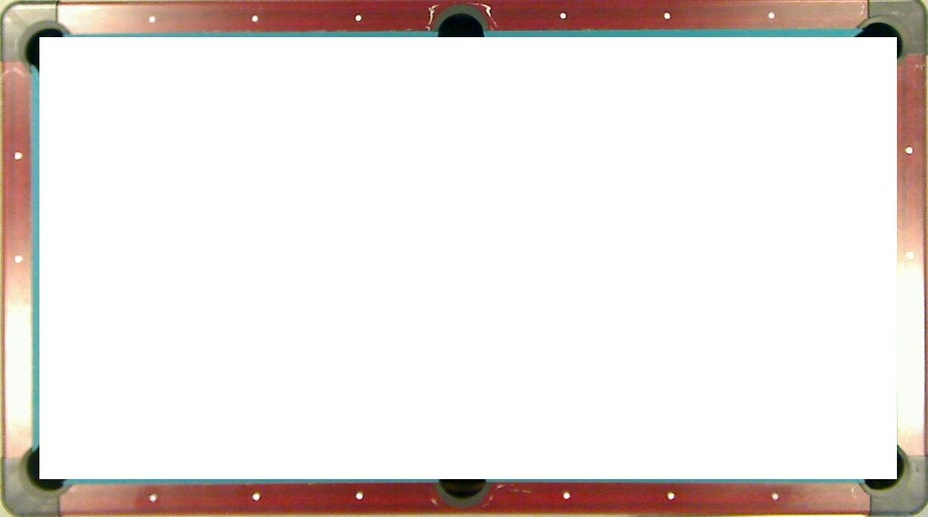
//> input picture pool/new/Picture 1-new.jpg, 928 x 517 px, shrunk from 1224 x 682 before the run, given in place of 0.jpg, which was not available
$ ./main   (built with g++ and OpenCV 4)
//> lines starting //> are read from the running program, lines starting //| are printed output that depends on the picture; after the words box and inside, x2 and y2 are one past the last pixel; in counts of white or black regions, pixels touching at a corner belong together; pictures that were not available may be replaced by others from this repository, and a replacement may not be noted
#include <cv.h>
#include <cxcore.h>
#include <highgui.h>
#include <stdio.h>
#include <stdlib.h>

#define NUM_BALLS 16
#define patchx 35
#define patchy 35

using namespace std;

string intToStr(int someint)
{
	std::stringstream strm;
	std::string num;
	strm << someint;
	strm >> num;

	return num;
}

void help(){
	printf("\nCall is:\n"
		   "  ch7_ex7_5_HistBackProj modelImage testImage patch_type\n"
		   "     patch_type takes on the following methods of matching:\n"
		   "        0 Correlation, 1 ChiSqr, 2 Intersect, 3 Bhattacharyya\n"
		   "     Projection is done using cvCalcBackProject()\n\n");
}

//Learns histogram from derived from the first image, and backprojects it onto the second
//  If patch_type is present, it does cvCalcBackProjectPatch()
//     patch_type takes on the following methods of matching:
//     0 Correlation, 1 ChiSqr, 2 Intersect, 3 Bhattacharyya
//  it does cvCalcBackProject().
// Call is:
//    ch7BackProj modelImage testImage patch_type
//
CvPoint matchHist(IplImage* patchImage, IplImage* image, IplImage* resultImage, CvMat *matchMask) {

    IplImage* src[2],*dst=0,*ftmp=0; //dst is what to display on
	int i = 0;
	int type = 3;

	//Load 2 images, first on is to build histogram of, 2nd is to run on
	src[0] = patchImage; src[1] = image;

	// Compute the HSV image, and decompose it into separate planes.
	//
	IplImage *hsv[2], *h_plane[2],*s_plane[2],*v_plane[2],*planes[2][2];
	IplImage* hist_img[2];
	CvHistogram* hist[2];
	// int h_bins = 30, s_bins = 32;
	int h_bins = 16, s_bins = 16;
	int    hist_size[] = { h_bins, s_bins };
	float  h_ranges[]  = { 0, 180 };          // hue is [0,180]
	float  s_ranges[]  = { 0, 255 };
	float* ranges[]    = { h_ranges, s_ranges };
	int scale = 10;
#define patchx 35
#define patchy 35

		int iwidth = src[1]->width - patchx + 1;
		int iheight = src[1]->height - patchy + 1;
		ftmp = cvCreateImage( cvSize(iwidth,iheight),32,1);
		cvZero(ftmp);

	dst = cvCreateImage( cvGetSize(src[1]),8,1);

	cvZero(dst);
	for(i = 0; i<2; ++i){
		hsv[i] = cvCreateImage( cvGetSize(src[i]), 8, 3 );
		cvCvtColor( src[i], hsv[i], CV_BGR2HSV );

		h_plane[i]  = cvCreateImage( cvGetSize(src[i]), 8, 1 );
		s_plane[i]  = cvCreateImage( cvGetSize(src[i]), 8, 1 );
		v_plane[i]  = cvCreateImage( cvGetSize(src[i]), 8, 1 );
		planes[i][0] = h_plane[i];
		planes[i][1] = s_plane[i];
		cvCvtPixToPlane( hsv[i], h_plane[i], s_plane[i], v_plane[i], 0 );
		// Build the histogram and compute its contents.
		//
		hist[i] = cvCreateHist(
							   2,
							   hist_size,
							   CV_HIST_ARRAY,
							   ranges,
							   1
							   );
		cvCalcHist( planes[i], hist[i], 0, 0 );

		cvNormalizeHist( hist[i], 1.0 ); //Don't normalize for cvCalcBackProject(),

		// Create an image to use to visualize our histogram.
		//
		hist_img[i] = cvCreateImage(
									cvSize( h_bins * scale, s_bins * scale ),
									8,
									3
									);
		cvZero( hist_img[i] );

		// populate our visualization with little gray squares.
		//
		float max_value = 0;
		float *fp,fval;
		cvGetMinMaxHistValue( hist[i], 0, &max_value, 0, 0 );

		for( int h = 0; h < h_bins; h++ ) {
			for( int s = 0; s < s_bins; s++ ) {
				float bin_val = cvQueryHistValue_2D( hist[i], h, s );
				int intensity = cvRound( bin_val * 255 / max_value );
				cvRectangle(
							hist_img[i],
							cvPoint( h*scale, s*scale ),
							cvPoint( (h+1)*scale - 1, (s+1)*scale - 1),
							CV_RGB(intensity,intensity,intensity),
							CV_FILLED
							);
			}
		}
	}//For the 2 images

	//DO THE BACK PROJECTION

	printf("Doing cvCalcBackProjectPatch() with type =%d\n",type);
	cvCalcBackProjectPatch(planes[1],ftmp,cvSize(35,35),hist[0],type,1.0);
	printf("ftmp count = %d\n",cvCountNonZero(ftmp));


	double min, max;
	CvPoint minl, maxl;

	cvMinMaxLoc(ftmp, &min, &max, &minl, &maxl, matchMask);

	cvNamedWindow( "Back Projection",0);
	cvShowImage(   "Back Projection", ftmp );
	return minl;
}

int main()
{
	IplImage* ball, *table, *resultImage;
	CvMat *matchMask;
	CvFont font;
	CvPoint ballLocation;

	cvInitFont(&font, CV_FONT_HERSHEY_PLAIN, 1.0f, 1.0f, 1.0f, 1.5f);

	cvNamedWindow( "Table", 0);
	cvNamedWindow( "Back Projection",0);
	cvNamedWindow( "Ball", 0);
	cvNamedWindow("Matching mask", 0);


	cvWaitKey(0);

	//const int matchSeq[16] = {8, 16, 1, 2, 3, 4, 5, 6, 7, 9, 10, 11, 12, 13, 14, 15}
	string path;
	for (int tableNum=0; tableNum<2; tableNum++) {
		path = "tables/" + intToStr(tableNum) + ".jpg";
		table = cvLoadImage(path.c_str(),1);
//> table is the input picture: 517 rows x 928 cols, CV_8UC3; mean B, G, R 223.8, 226.8, 234.2
		//Initialize matchin mask which excludes already matched ballareas from matching
		matchMask = cvCreateMat(table->height - patchx + 1, table->width - patchy + 1, CV_8UC1);
		cvSet(matchMask, cvScalar(1));

		for (int ballNum=0; ballNum<NUM_BALLS; ballNum++) {
			path = "balls/" + intToStr(ballNum) + ".jpg";
			ball = cvLoadImage(path.c_str(),1);
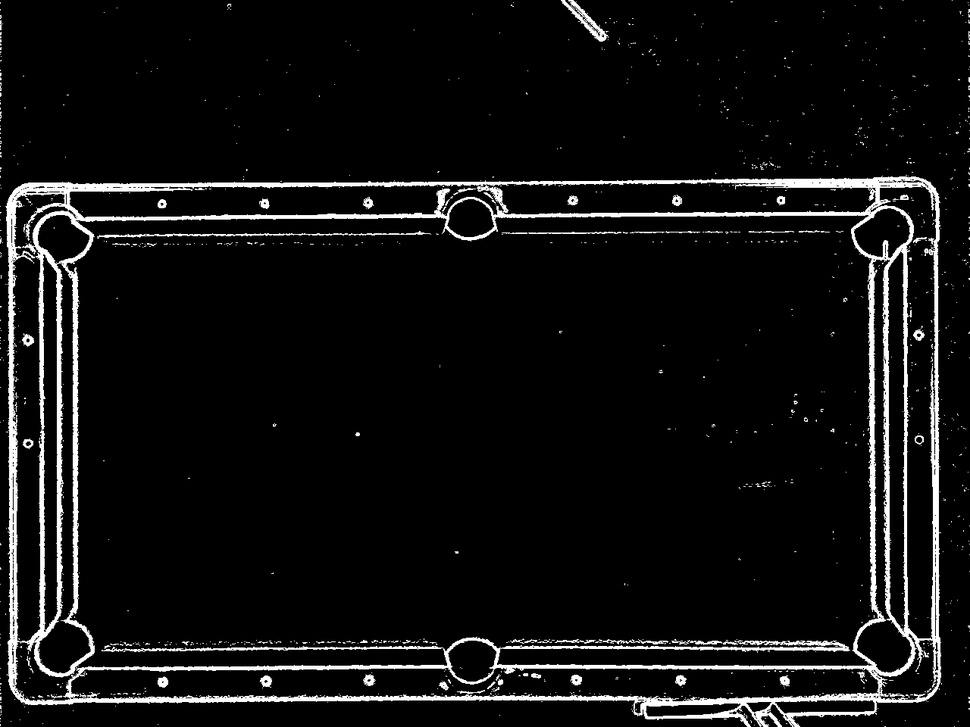
//> input picture pool/new/Picture 1-sob.jpg, 970 x 727 px, shrunk from 1280 x 960 before the run, given in place of 0.jpg, which was not available
//> ball is the input picture: 727 rows x 970 cols, CV_8UC3; min 0, max 255, mean 16.8

			ballLocation = matchHist(ball, table, resultImage, matchMask);
//> in matchHist, `src[0]= patchImage`: src = 2 items
//> in matchHist, `int iwidth = src[1]->width - patchx + 1;`: iwidth = 894
//> in matchHist, `int iheight = src[1]->height - patchy + 1;`: iheight = 483
//> in matchHist, `ftmp = cvCreateImage( cvSize(iwidth,iheight),32,1);`: ftmp: 483 rows x 894 cols, CV_32FC1; every value is 0
//> in matchHist, `dst = cvCreateImage( cvGetSize(src[1]),8,1);`: dst: 517 rows x 928 cols, CV_8UC1; every value is 0
//> in matchHist, `cvCalcBackProjectPatch(planes[1],ftmp,cvSize(35,35),hist[0],type,1.0);`:
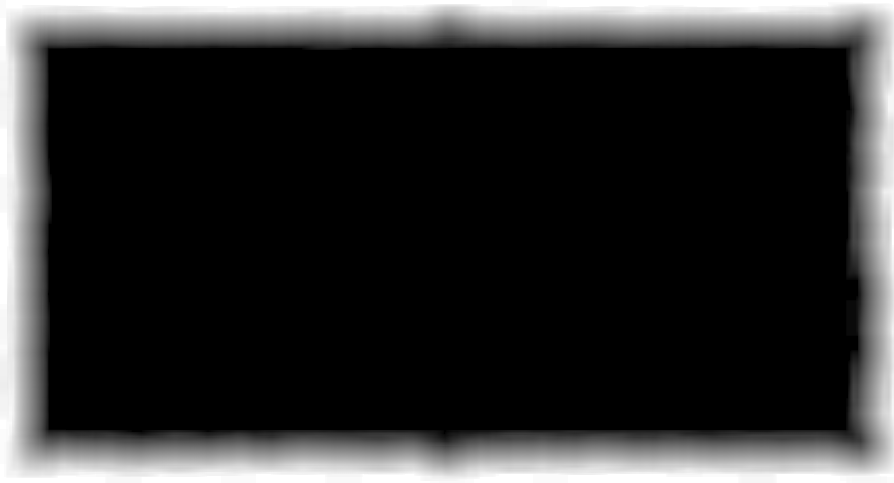
//> ftmp: 483 rows x 894 cols, CV_32FC1; min 0, max 1, mean 0.181
//| ftmp count = 127250
//> in matchHist, `cvMinMaxLoc(ftmp, &min, &max, &minl, &maxl, matchMask);`: min = 0; max = 1; minl = Point(88, 48); maxl = Point(6, 0)
//> ballLocation = Point(88, 48)
			//Update matching mask
			cvCircle(matchMask, ballLocation, 14, cvScalar(0), -1);
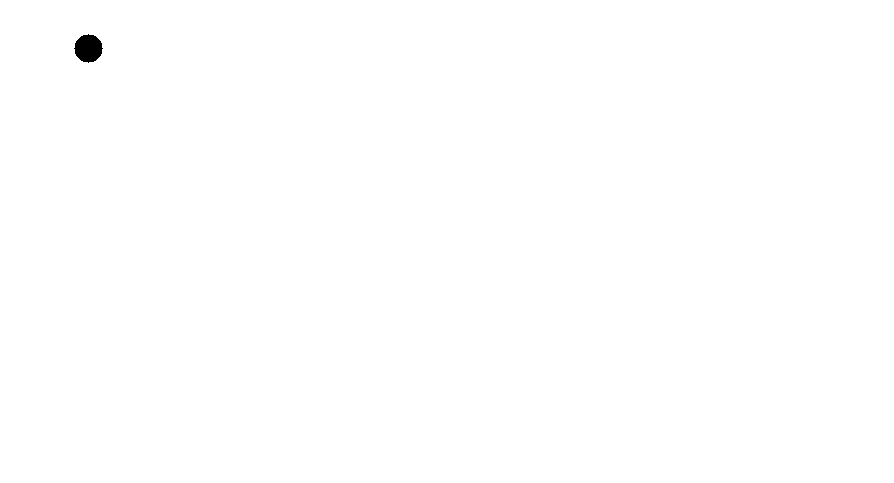
//> matchMask: 483 rows x 894 cols, CV_8UC1; values 0 (black) and 1 (white), 99.9% white; 1 black region, box (x1, y1, x2, y2) and area: (74, 34, 103, 63) 613
			cvShowImage("Matching mask", matchMask);

			//Display the matched balls on original image
			ballLocation.x += (patchx/2)+1;
//> ballLocation = Point(106, 48)
			ballLocation.y += patchy/2+1;
//> ballLocation = Point(106, 66)
			cvCircle(table, ballLocation, 14, cvScalar(255,255,255), 2);
			ballLocation.x += 2;
//> ballLocation = Point(108, 66)
			ballLocation.y += 2;
//> ballLocation = Point(108, 68)
			cvPutText(table, intToStr(ballNum).c_str(), ballLocation, &font, cvScalar(255,255,255));
//> (the run ends here: the time limit is reached, at `cvCalcBackProjectPatch(planes[1],ftmp,cvSize(35,35),hist[0],type,1.0);`)
